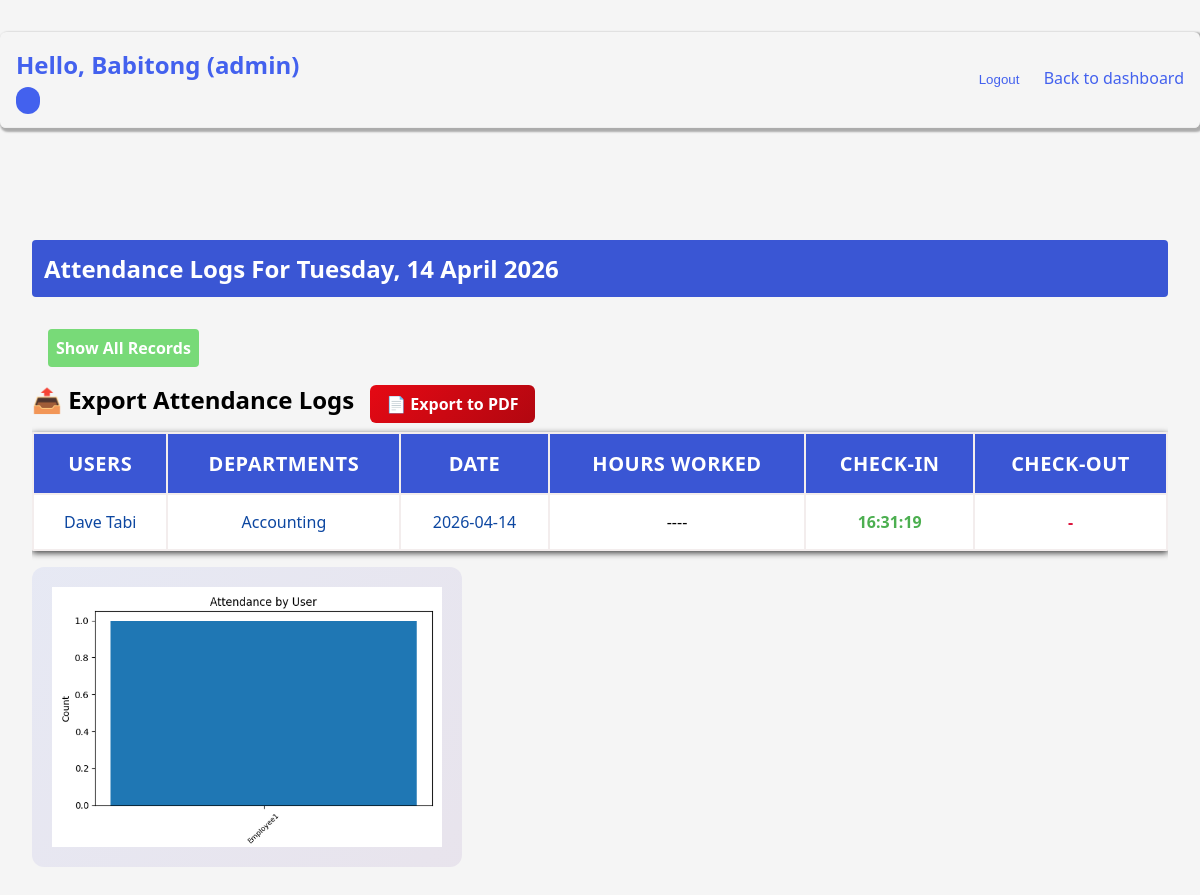
Page /report-view/ (signed in) on the committed database.
### users/models.py (models this page shows, shortened)
class CustomUser(AbstractUser):
    user_type = models.CharField(max_length=100, choices=USER_TYPE_CHOICES, null=True,blank=True)
    is_first_login = models.BooleanField(default=True)
    phone_number = models.CharField(max_length=20, null=True,blank=True)
    department = models.ForeignKey(Department,on_delete=models.SET_NULL,null=True,blank=True)

class Department(models.Model):
    name = models.CharField(max_length=100, unique=True)

### attendance/models.py (models this page shows, shortened)
class AttendanceRecord(models.Model):
    user = models.ForeignKey(settings.AUTH_USER_MODEL, on_delete=models.CASCADE)
    scanned_at = models.DateTimeField(auto_now_add=True)  # Check-in time
    checked_out_at = models.DateTimeField(null=True, blank=True)  # Check-out time
    date =models.DateField(default=timezone.now())
    status =models.CharField(max_length=20, choices=[('scanned_at','scanned_at'),('check_out_at','check_out_at')])
    latitude = models.FloatField(null=True, blank=True)
    longitude = models.FloatField(null=True, blank=True)
    STATUS_CHOICES = [
    ('Present', 'Present'),
    ('Late', 'Late'),
    ('Absent', 'Absent'),
]
    status = models.CharField(max_length=20, choices=STATUS_CHOICES)
    @property
    def hours_worked(self):
        return "----"

### attendance/views.py (the view)
# urls.py: path('report-view/', views.report_view, name='report_view'),
@login_required
def report_view(request):
    show_all = request.GET.get("view") == "all"
    if show_all:
        records = AttendanceRecord.objects.select_related('user').order_by('-date', '-scanned_at')
        today_label = "All Attendance Records"
    else:
        today = timezone.now()
        records = AttendanceRecord.objects.filter(date=today).select_related('user')
        today_label = today.strftime("%A, %d %B %Y")
    attendance_data = (
        records
        .values('user__username')
        .annotate(count=Count('date', distinct=True))
        .order_by('-count')
    )
    formatted_data = [{"user":entry['user__username'], "count": entry['count']} for entry in attendance_data]
    chart_base64 = generate_attendance_chart(formatted_data)
    return render(request, "report_view.html", {
        "records": records,
        "today": today_label,
        "show_all": show_all,
        "chart_base64": chart_base64,
        })

### utils.py (called while the page is built)
def generate_attendance_chart(data):
    users = [item['user'] for item in data]
    counts = [item['count'] for item in data]
    fig, ax = plt.subplots(figsize=(6, 4))
    colormap = cm.get_cmap('tab20', len(users))
    colors = [colormap(i) for i in range(len(users))]
    ax.bar(users, counts, color=colors ,width=0.5)
    ax.set_title("Attendance by User")
    ax.set_xlabel("USERS" , fontsize=16)
    ax.set_ylabel("Count")
    plt.tight_layout()
    plt.xticks(rotation=44, fontsize=8)
    buffer = BytesIO()
    fig.savefig(buffer, format='png')
    buffer.seek(0)
    image_png = buffer.getvalue()
    buffer.close()
    chart_base64 = base64.b64encode(image_png).decode('utf-8')
    return chart_base64

### templates/report_view.html (shortened to what this page needs)
{% load static %}
<!DOCTYPE html>
<html lang="en">
<head>
    <link rel="stylesheet" href="{% static 'css/dashboard.css' %}">
    <link rel="stylesheet" href="{% static 'css/daily-logs.css' %}">
</head>
<body>
    <div class="dashboard-container">
          <header class="dashboard-header">
              <div class="greeting">
                  <h2>Hello, {{ user.username }} ({{user.user_type}})</h2>
                  <span class="user-role-badge">{{ user.get_role_display }}</span>
              </div>
              <nav>
                  <form action="{% url 'logout' %}" method="post">
                      <button type="submit" class="logout-btn">Logout</button>
                      <a href="{% url 'secretary_dashboard' %}">Back to dashboard</a>
                  </form>
              </nav>
          </header>
      {% block content %}
      <div class="dashboard-content">
          <div class="card">
            <h2 class="dashboard-heading"> Attendance Logs For {{today}}</h2>
            {% if records %}
            <div class="attendance-table-wrapper">
            <form method"get" class="date-filter">
              {% if show_all%}
              <a href="{% url 'secretary_dashboard' %}" class="btn button">Back to Today's Logs</a>
              {% else %}
              <a href="?view=all" class="btn button">Show All Records</a>
              {% endif %}
            </form>
            <div class="export-buttons">
              <h2>📤 Export Attendance Logs</h2>
              <div style="margin-top: 10px;">
                <a href="{% url 'pdf' %}?view={{ request.GET.view }}" class="btn btn-danger">📄 Export to PDF</a>
              </div>
            </div>
            <table class="attendance-table">
                <thead>
                  <tr>
                    <th>Users</th>
                    <th>Departments
                    </th
                    ><th>Date</th>
                    <th>Hours Worked</th>
                    <th>Check-in</th>
                    <th>Check-out</th>
                  </tr>
                </thead>
                <tbody>
                  {% for r in records %}
                    <tr>
                      <td class="td-text">{{ r.user.get_full_name }}</td>
                      <td class="td-text">{{r.user.department.name}}
                      </td>
                      <td class="td-text">{{r.scanned_at|date:"Y-m-d"}}</td>
                      <td>
                        {{r.hours_worked}}
                      </td>
                      <td class="{% if r.scanned_at %}status-ok-in {% else %}status-missing-in{%endif%}">{{ r.scanned_at|date:"H:i:s" }}</td>
                      <td class="{% if r.checked_out_at %}status-ok {% else %}status-missing{%endif%}">
                      {% if r.checked_out_at %}
                        {{ r.checked_out_at|date:"H:i:s" }}
                      {% else %}
                        -
                      {% endif %}</td>
                    </tr>
                {% endfor %}
              </table>
            <img alt="Attendance Chart" class="chart">
          </div>
          {% else %}
            <p class="no-records ">-No attendance records yet today-.</p>
            <a href="?view=all" class="btn button">Show All Records</a>
          {% endif %}
        </div>
      </div>
    </div>
  {% endblock %}
</body>
</html>

### frontend/css/dashboard.css (style rules this page uses)
body { font-family: 'Segoe UI', system-ui, sans-serif; margin: 0; background-color: #f8f9fa; }
.dashboard-content { margin: 0 ; padding: 2rem; }
.dashboard-header { max-width: 1200px; display: flex; justify-content: space-between; align-items: center; margin: 2rem auto; border-bottom: 1px solid #eee; box-shadow:2px 2px 2px 2px rgba(0,0,0,0.3); padding: 1rem; border-radius: 6px; }
.greeting h2 { color: #4361ee; margin: 0 0 0.5rem 0; }
.user-role-badge { background: #4361ee; color: white; padding: 0.25rem 0.75rem; border-radius: 20px; font-size: 0.85rem; }
.logout-btn { background: transparent; color: #4361ee; border: none; padding: 0.5rem 1.25rem; border-radius: 4px; cursor: pointer; transition: all 0.3s cubic-bezier(0.25, 0.8,0.25,1); }
a { text-decoration: none; border-radius: 8px; color: #4361ee; transition: all 0.3s cubic-bezier(0.25, 0.8,0.25,1); }

### frontend/css/daily-logs.css (style rules this page uses)
* { box-sizing: border-box; margin: 0; padding: 0; }
body { background-color: #f5f5f5; }
.attendance-table-wrapper { overflow-x: auto; }
.attendance-table { background-color: white; width: 100%; padding: 1rem 2rem; min-width: 600px; border-radius: 2px; overflow: hidden; box-shadow: 0 2px 6px rgba(0, 0, 0, 0.75); margin: 1rem 0; }
.attendance-table td, .attendance-table th { text-align: center; border: 2px solid #f3eded; }
.attendance-table th { background-color: #3a56d4; text-align: center; text-transform: uppercase; color: #ffffff; }
.td-text { color: #0d47a1; }
.dashboard-heading { margin: 1rem 0; margin-top: 3rem; font-size: 1.5rem; font-weight: 600; color: #ffffff; border-radius: 4px; text-align: left; background-color: #3a56d4; padding: 0.75rem; }
.status-missing { color: crimson; font-weight: bold; }
.status-ok-in { color: #4caf50; font-weight: bold; }
.date-filter { margin: 1rem 0; }
.button { padding: 0.5rem; border-radius: 4px; border: none; background: #78da78; color: #ffffff; font-weight: 700; margin: 0 1em; display: inline-block; }
.export-buttons { margin-top: 1rem; display: flex; gap: 1rem; }
.export-buttons .btn { padding: 0.5rem 1rem; text-decoration: none; font-weight: bold; border-radius: 6px; color: white; }
.btn-danger { background: linear-gradient(135deg, #e50914, #b20710); }
.chart { height: 300px; background: linear-gradient( 135deg, rgba(102, 126, 234, 0.1), rgba(118, 75, 162, 0.1) ); border-radius: 12px; display: flex; align-items: end; justify-content: space-around; padding: 20px; position: relative; overflow: hidden; }
table { width: 100%; border-collapse: collapse; }
th, td { padding: 16px; text-align: left; border-bottom: 1px solid rgba(0, 0, 0, 0.05); }
th { background: rgba(102, 126, 234, 0.05); font-weight: 600; color: #333; text-transform: uppercase; font-size: 20px; letter-spacing: 0.5px; }

### rows in the picture
CustomUser: username "Babitong", user_type "admin"
AttendanceRecord: user.get_full_name "Dave Tabi", user.department.name "Accounting", scanned_at "2026-04-14", hours_worked "----", scanned_at "16:31:19"

### other values in the picture
{{ today }} "Tuesday, 14 April 2026"
